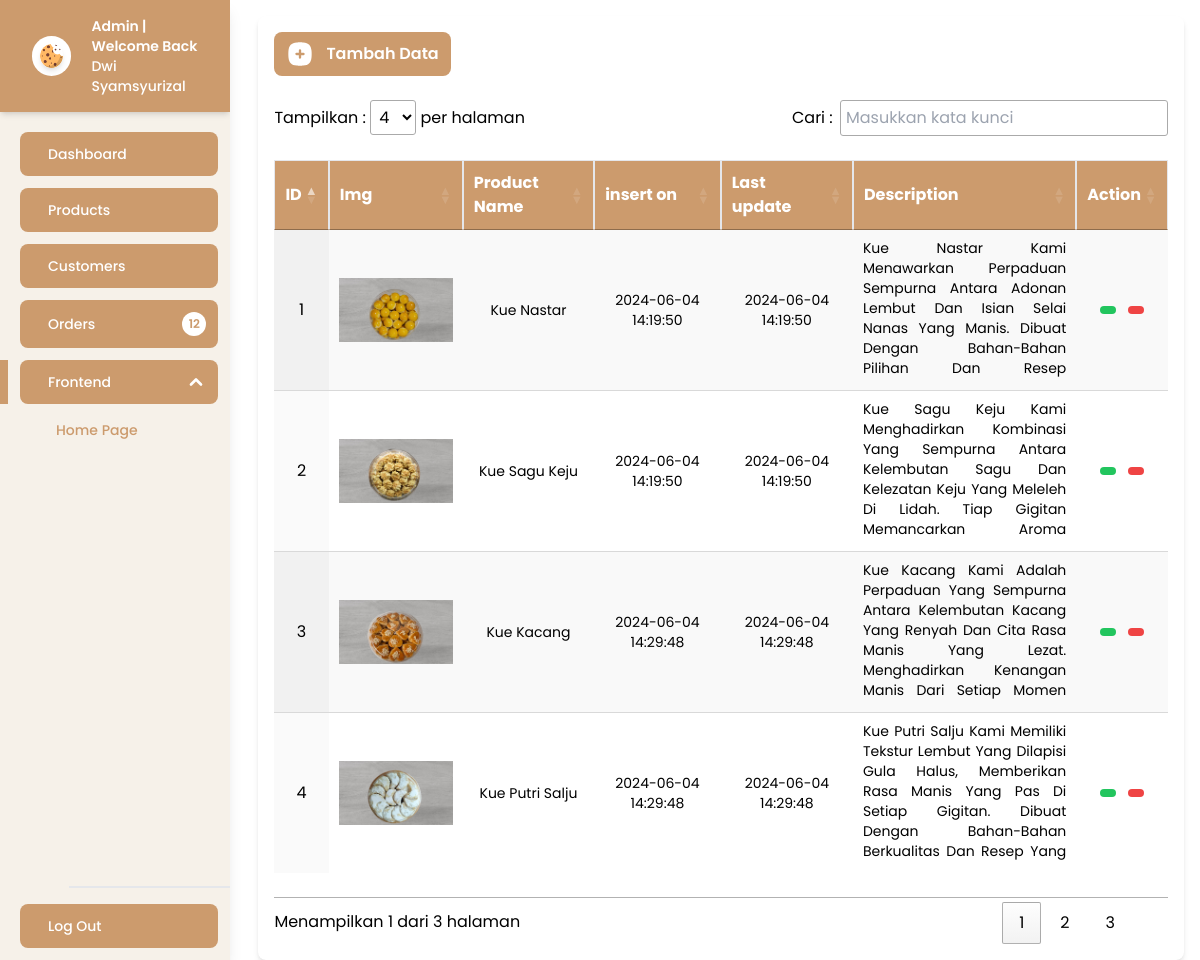
/Admin-Homepage.php, run on the app's committed database.
### tables this page shows
CREATE TABLE `product` (
  `product_id` int(11) NOT NULL,
  `product_image` text NOT NULL,
  `product_name` varchar(50) NOT NULL,
  `product_desc` varchar(500) NOT NULL,
  `product_price` int(11) NOT NULL,
  `product_recommend` tinyint(1) NOT NULL,
  `insert_date` datetime NOT NULL,
  `last_update_time` datetime NOT NULL
);

### function.php (called while the page is built, shortened)
<?php
$conn = mysqli_connect('localhost', 'root', '', 'cookiecrumb');
function query($query)
{
    global $conn;
    $result = mysqli_query($conn, $query);
    $rows = [];
    while ($row = mysqli_fetch_object($result)) {
        $rows[] = $row;
    }
    return $rows;
}

### Admin-Homepage.php (the view, shortened to what this page needs)
<?php
require "function.php";
$products = query("SELECT * FROM product");
?>
<!doctype html>
<html lang="en">
<head>
    <link rel="stylesheet" href="src/output.css" />
    <link rel="stylesheet" href="https://cdn.jsdelivr.net/npm/swiper@10/swiper-bundle.min.css" />
    <link rel="stylesheet" href="https://cdn.jsdelivr.net/npm/swiper@10/swiper-bundle.min.css" />
    <link href="https://cdn.datatables.net/1.13.3/css/jquery.dataTables.min.css" rel="stylesheet" />
    <link rel="stylesheet" href="https://cdn.jsdelivr.net/npm/@tabler/icons-webfont@latest/tabler-icons.min.css" />
</head>
<body class="grid grid-cols-10 gap-3 bg-white ">
    <?php include ("layout/sidebar-admin.php"); ?>
    <main class="col-span-8 px-4 my-0 overflow-y-auto ">
        <div id="heroSection"
            class="container p-4 mt-4 overflow-y-auto bg-white rounded-lg shadow-md BoxTableData h-fit">
            <div class="mb-6 wrapperAddData w-fit">
                <a href="Admin-Insert-Product.php"
                    class="flex items-center gap-3 px-3 py-2 text-base font-semibold text-white rounded-lg cursor-pointer bg-[#CC9B6D] w-fit">
                    Tambah Data
                </a>
            </div>
            <table id="myTable"
                class="table py-6 text-base myTableDisplay display hover order-column row-border stripe">
                <thead>
                    <tr class="text-white bg-[#CC9B6D]">
                        <th class="border-[1px] border-black-neru border-opacity-30">ID</th>
                        <th class="border-[1px] border-black-neru border-opacity-30">Img</th>
                        <th class="border-[1px] border-black-neru border-opacity-30">Product Name</th>
                        <th class="border-[1px] border-black-neru border-opacity-30">insert on</th>
                        <th class="border-[1px] border-black-neru border-opacity-30">Last update</th>
                        <th class="border-[1px] border-black-neru border-opacity-30">Description</th>
                        <th class="border-[1px] border-black-neru border-opacity-30">Action</th>
                    </tr>
                </thead>
                <tbody class="">
                    <?php $id = 1; ?>
                    <?php foreach ($products as $product): ?>
                        <tr class="text-center">
                            <td><?= $id ?></td>
                            <td class="w-[15%]"><img src="assets/<?= $product->product_image ?>" alt=""></td>
                            <td>
                                <h6><?= $product->product_name ?></h6>
                            </td>
                            <td>
                                <h6><?= $product->insert_date ?></h6>
                            </td>
                            <td>
                                <h6><?= $product->last_update_time ?></h6>
                            </td>
                            <td class="3xl:w-[30%] w-[25%]  ">
                                <div class="overflow-y-auto text-justify h-36">
                                    <h6 class="text-sm"><?= $product->product_desc ?></h6>
                                </div>
                            </td>
                            <td class="">
                                <div class="flex items-center justify-center gap-3 wrap">
                                    <a href="Admin-Update-Product.php?product_id=<?= $product->product_id ?>"
                                        class="px-2 py-1 text-base text-white bg-green-500 rounded-full cursor-pointer 3xl:text-2xl">
                                    </a>
                                    <a onclick="return confirm('Yakin nih bos?')"
                                        href="Admin-Delete.php?product_id=<?= $product->product_id ?>"
                                        class="px-2 py-1 text-base text-white bg-red-500 rounded-full cursor-pointer HapusDataToggler 3xl:text-2xl ">
                                    </a>
                                </div>
                            </td>
                        </tr>
                        <?php $id++ ?>
                    <?php endforeach; ?>
                </tbody>
            </table>
        </div>
    </main>
</body>
</html>

### layout/sidebar-admin.php (shortened to what this page needs)
<aside id="sidebar-admin-wrapper"
    class="h-screen col-span-2  shadow-lg relative bg-[#f6f1e9] flex flex-col   overflow-y-auto">
    <div id="header-sidebar" class="sticky top-0 z-20 flex flex-col px-8 py-4 bg-[#CC9B6D] shadow-md">
        <span class="flex items-center gap-5">
            <div class="p-2 bg-white rounded-full">
                <img src="assets/logoNav.png" class="rounded-full shadow-md w-9" alt="" />
            </div>
            <span class="flex flex-col text-white">
                <h6 class="text-xs font-semibold md:text-sm">Admin | welcome Back</h6>
                <h6 class="text-xs font-medium md:text-sm">Dwi Syamsyurizal</h6>
            </span>
        </span>
    </div>
    <div id="body-sidebar" class="flex flex-col gap-3 py-5 h-fit">
        <div
            class="flex flex-col items-center justify-start w-full px-3 text-gray-800 transition-all duration-300 ease-in-out border-l-8 border-opacity-0 DashboardNav navBarAdmin border-[#CC9B6D] dark:text-white">
            <span
                class="flex items-center w-full gap-6 p-3 mx-2 text-sm font-medium rounded-lg cursor-pointer bg-[#CC9B6D]">
                <h6 class="pl-4 font-medium text-white">Dashboard</h6>
            </span>
        </div>
        <div class="flex flex-col items-center justify-start w-full px-3 text-gray-800 transition-all duration-300 ease-in-out border-l-8 border-opacity-0 cursor-pointer ProductNav navBarAdmin border-[#CC9B6D] dark:text-white"
            href="#">
            <span class="flex items-center w-full gap-6 p-3 mx-2 text-sm font-medium rounded-lg bg-[#CC9B6D]">
                <h6 class="pl-4 font-medium text-white">Products</h6>
            </span>
        </div>
        <div class="flex flex-col items-center justify-start w-full px-3 text-gray-800 transition-all duration-300 ease-in-out border-l-8 border-opacity-0 cursor-pointer CustomerNav navBarAdmin border-[#CC9B6D] dark:text-white"
            href="#">
            <span class="flex items-center w-full gap-6 p-3 mx-2 text-sm font-medium rounded-lg bg-[#CC9B6D]">
                <h6 class="pl-4 font-medium text-white">Customers</h6>
            </span>
        </div>
        <div
            class="flex flex-col items-center justify-start w-full px-3 text-gray-800 transition-all duration-300 ease-in-out border-l-8 border-opacity-0 cursor-pointer navBarAdmin border-[#CC9B6D] dark:text-white">
            <span class="flex items-center w-full gap-6 p-3 mx-2 text-sm font-medium rounded-lg bg-[#CC9B6D]">
                <h6 class="pl-4 font-medium text-white">Orders</h6>
                <div class="flex items-center justify-center w-6 h-6 bg-white rounded-full badge ms-auto">
                    <h6 class="text-xs font-semibold text-[#CC9B6D]">12</h6>
                </div>
            </span>
        </div>
        <div class="flex flex-col items-center justify-start w-full cursor-pointer" href="#">
            <div class="relative flex flex-col items-center justify-start w-full px-3 text-gray-800 transition-all duration-300 ease-in-out border-l-8 border-opacity-0 cursor-pointer FrontendNav navBarAdmin border-[#CC9B6D] dark:text-white"
                href="#">
                <span
                    class="flex items-center w-full gap-6 p-3 mx-2 text-sm rounded-lg navlink-toggle-dropmenu bg-[#CC9B6D]">
                    <h6 class="pl-4 font-medium text-white">Frontend</h6>
                </span>
            </div>
            <div
                class="z-10 flex flex-col w-full gap-5 overflow-hidden font-medium text-[#CC9B6D] transition-all duration-300 ease-out navlink-dropmenu max-h-0">
                <a href="Admin-Homepage.php" class="flex items-center gap-6 mt-4 ml-14 navlink">
                    <h6>Home page</h6>
                </a>
            </div>
        </div>
    </div>
    <div id="footer-sidebar" class="flex flex-col w-full gap-4 mt-auto mb-3">
        <hr class="w-[70%] mt-auto border-[1px] self-end" />
        <div
            class="z-20 flex flex-col items-center justify-start w-full px-3 text-gray-800 transition-all duration-300 ease-in-out border-l-8 border-opacity-0 cursor-pointer h-fit navBarAdmin border-[#CC9B6D] dark:text-white">
            <span class="flex items-center w-full gap-6 p-3 mx-2 text-sm font-medium rounded-lg bg-[#CC9B6D]">
                <h6 class="pl-4 font-medium text-white">Log out</h6>
            </span>
        </div>
    </div>
</aside>

### data on the page
product: product_image (picture), product_name "Kue Nastar", insert_date "2024-06-04 14:19:50", last_update_time "2024-06-04 14:19:50", product_desc "Kue Nastar Kami Menawarkan Perpaduan Sempurna Antara Adonan Lembut Dan Isian Selai Nanas Yang Manis. Dibuat Dengan Bahan-Bahan Pilihan Dan Resep…"
product: product_image (picture), product_name "Kue Sagu Keju", insert_date "2024-06-04 14:19:50", last_update_time "2024-06-04 14:19:50", product_desc "Kue Sagu Keju Kami Menghadirkan Kombinasi Yang Sempurna Antara Kelembutan Sagu Dan Kelezatan Keju Yang Meleleh Di Lidah. Tiap Gigitan Memancarkan Aroma…"
product: product_image (picture), product_name "Kue Kacang", insert_date "2024-06-04 14:29:48", last_update_time "2024-06-04 14:29:48", product_desc "Kue Kacang Kami Adalah Perpaduan Yang Sempurna Antara Kelembutan Kacang Yang Renyah Dan Cita Rasa Manis Yang Lezat. Menghadirkan Kenangan Manis Dari Setiap Momen…"
product: product_image (picture), product_name "Kue Putri Salju", insert_date "2024-06-04 14:29:48", last_update_time "2024-06-04 14:29:48", product_desc "Kue Putri Salju Kami Memiliki Tekstur Lembut Yang Dilapisi Gula Halus, Memberikan Rasa Manis Yang Pas Di Setiap Gigitan. Dibuat Dengan Bahan-Bahan Berkualitas Dan Resep Yang…"
